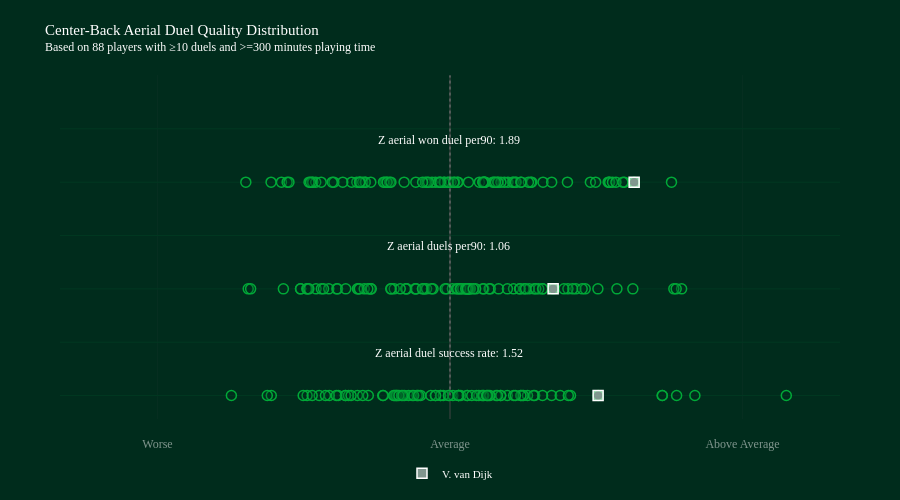

Notebook source saved alongside this figure:
### Code cell
import sys
sys.path.append(str(pathlib.Path().resolve().parents[0]))
from classes.visual import DistributionPlot

metrics = [
    "z_aerial_duel_success_rate",
    "z_aerial_duels_per90",
    "z_aerial_won_duel_per90",
]

# Create distribution plot for z-scores
dist_plot = DistributionPlot(
    columns=metrics,
    labels=["Worse", "Average", "Above Average"]
)

# Add title
dist_plot.add_title(
    title="Center-Back Aerial Duel Quality Distribution",
    subtitle=f"Based on {len(aerial_duel_summary_filt)} players with ≥10 duels and >=300 minutes playing time"
)

# Convert z_scores to dataframe format expected by add_group_data
z_scores_df = z_scores.reset_index()

# Add all players as group data (background distribution)
dist_plot.add_group_data(
    df_plot=z_scores_df,
    plots="",  # No suffix needed since columns are already z-scores
    names=z_scores_df["player.name"],
    legend="All players",
    hover="",
    hover_string=""
)

# Highlight specific player (player.id = 370)
selected_player = z_scores_df[z_scores_df["player.id"] == 370]
if not selected_player.empty:
    player_name = selected_player["player.name"].iloc[0]
    dist_plot.add_data_point(
        ser_plot=selected_player.iloc[0],
        plots="",
        name=player_name,
        hover="",
        hover_string=""
    )

# For Jupyter notebooks, use this to display
dist_plot.fig.show()

### Figure 1 — Plotly figure (JSON) as saved in the notebook; plotly's stock layout.template omitted (floating-point values rounded to 4 significant figures)
{"data": [{"customdata": [1.519, 2.177, 0.7277, -1.466, -1.506, 1.236, 0.7472, 0.3278, -0.09667, 0.09013, 0.8685, -0.3395, -0.9494, 1.042, -1.342, -0.1505, -0.5587, 0.4727, 0.2961, 1.13, -0.008479, 0.1761, 0.5876, 0.5198, -1.146, -1.238, 0.02962, -0.3343, -0.1963, -0.545, -1.277, 2.512, 0.09013, -0.069, -1.072, -0.8379, 0.395, 0.1111, 3.449, 0.5198, -0.5363, 0.1766, -1.833, -0.3873, -0.6898, 0.7949, -0.5683, 0.753, 0.9494, 0.7277, 0.6531, -0.4659, -0.4254, 0.2233, -1.874, -1.414, -0.3005, 0.2727, -1.041, -0.5513, -2.242, -0.09667, 1.214, -0.3726, -0.5782, -0.8949, 0.09013, -1.072, -1.015, 0.4849, 0.347, -0.6846, -0.1475, 0.3379, -0.01608, -0.4978, 0.6707, 0.4093, 0.8565, -1.166, 0.3766, -0.3208, 0.3833, 2.324, 2.177, -0.5237, -0.4827, 0.08336], "hovertemplate": "%{text}<br><extra></extra>", "marker": {"color": "rgba(0, 44, 28, 0.2)", "line": {"color": "rgba(0, 169, 56, 1)", "width": 1.5}, "size": 10}, "mode": "markers", "showlegend": false, "text": ["V. van Dijk", "J. Evans", "M. Keane", "C. Coady", "J. Stephens", "C. Dawson", "A. Cresswell", "H. Maguire", "L. Dunk", "J. Stones", "J. Tarkowski", "J. Vestergaard", "F. Schär", "M. Doherty", "V. Lindelöf", "N. Aké", "B. Davies", "J. Andersen", "D. Burn", "A. Webster", "T. Mings", "J. Bednarek", "J. Lerma", "J. Gomez", "Rúben Dias", "Diego Carlos", "T. Adarabioyo", "W. Faes", "I. Diop", "C. Burgess", "M. Akanji", "J. Bree", "J. Aribo", "T. Chalobah", "N. Mazraoui", "S. Bueno", "M. de Ligt", "K. Danso", "A. Disasi", "I. Konaté", "M. Guéhi", "D. O'Shea", "Pau Torres", "E. Konsa", "M. Senesi", "K. Mavropanos", "C. Romero", "Gabriel Magalhaes", "Igor Julio", "N. Milenković", "E. Pinnock", "C. Bassey", "S. Botman", "N. Collins", "J. Kiwior", "L. Martínez", "L. Thomas", "M. Kilman", "J. Todibo", "M. Lacroix", "L. Woolfenden", "N. Wood", "A. Bella-Kotchap", "C. Richards", "R. Drăgușin", "T. Harwood-Bellis", "W. Fofana", "S. van den Berg", "Morato", "J. Gvardiol", "W. Saliba", "C. Okoli", "I. Zabarnyi", "J. van Hecke", "Toti", "J. O'Brien", "J. Branthwaite", "L. Colwill", "J. Greaves", "J. Quansah", "E. Agbadou", "M. van de Ven", "Murillo", "Y. Mosquera", "A. Khusanov", "A. Gray", "L. Yoro", "Dean Huijsen"], "type": "scatter", "x": [1.519, 2.177, 0.7277, -1.466, -1.506, 1.236, 0.7472, 0.3278, -0.09667, 0.09013, 0.8685, -0.3395, -0.9494, 1.042, -1.342, -0.1505, -0.5587, 0.4727, 0.2961, 1.13, -0.008479, 0.1761, 0.5876, 0.5198, -1.146, -1.238, 0.02962, -0.3343, -0.1963, -0.545, -1.277, 2.512, 0.09013, -0.069, -1.072, -0.8379, 0.395, 0.1111, 3.449, 0.5198, -0.5363, 0.1766, -1.833, -0.3873, -0.6898, 0.7949, -0.5683, 0.753, 0.9494, 0.7277, 0.6531, -0.4659, -0.4254, 0.2233, -1.874, -1.414, -0.3005, 0.2727, -1.041, -0.5513, -2.242, -0.09667, 1.214, -0.3726, -0.5782, -0.8949, 0.09013, -1.072, -1.015, 0.4849, 0.347, -0.6846, -0.1475, 0.3379, -0.01608, -0.4978, 0.6707, 0.4093, 0.8565, -1.166, 0.3766, -0.3208, 0.3833, 2.324, 2.177, -0.5237, -0.4827, 0.08336], "y": [0, 0, 0, 0, 0, 0, 0, 0, 0, 0, 0, 0, 0, 0, 0, 0, 0, 0, 0, 0, 0, 0, 0, 0, 0, 0, 0, 0, 0, 0, 0, 0, 0, 0, 0, 0, 0, 0, 0, 0, 0, 0, 0, 0, 0, 0, 0, 0, 0, 0, 0, 0, 0, 0, 0, 0, 0, 0, 0, 0, 0, 0, 0, 0, 0, 0, 0, 0, 0, 0, 0, 0, 0, 0, 0, 0, 0, 0, 0, 0, 0, 0, 0, 0, 0, 0, 0, 0]}, {"customdata": [1.058, 0.3465, 1.291, -1.533, -2.07, -0.358, -1.532, 0.8633, 0.1592, -1.374, 1.209, -0.5723, 0.4143, 0.188, -0.03307, 0.02468, 2.376, 0.6519, 2.296, 0.06703, 0.9493, 0.401, -0.2626, -0.2685, -0.4426, -1.162, 0.7134, -0.939, -0.6019, 0.2092, -0.4486, -1.469, -0.2405, 0.104, -0.1742, 0.2028, 0.1321, 0.4984, -1.319, 0.5891, 0.7604, 1.875, -0.8148, -1.461, 1.258, 0.1908, 0.9102, 0.1764, -2.045, 0.3375, 1.387, -0.9498, 2.32, 1.517, -1.243, -1.709, -0.88, 1.168, -0.8154, 0.2633, -0.4538, -0.9298, -0.1896, 0.8117, 0.07892, 0.1098, -0.04979, 1.712, -1.297, -0.3472, -0.8075, 0.8806, 0.1805, 0.9512, -0.5104, 0.7186, 0.162, 0.1768, 1.356, -0.3513, -0.2828, 0.2389, -1.153, -0.6076, -1.069, -1.448, -0.8431, 0.7757], "hovertemplate": "%{text}<br><extra></extra>", "marker": {"color": "rgba(0, 44, 28, 0.2)", "line": {"color": "rgba(0, 169, 56, 1)", "width": 1.5}, "size": 10}, "mode": "markers", "showlegend": false, "text": ["V. van Dijk", "J. Evans", "M. Keane", "C. Coady", "J. Stephens", "C. Dawson", "A. Cresswell", "H. Maguire", "L. Dunk", "J. Stones", "J. Tarkowski", "J. Vestergaard", "F. Schär", "M. Doherty", "V. Lindelöf", "N. Aké", "B. Davies", "J. Andersen", "D. Burn", "A. Webster", "T. Mings", "J. Bednarek", "J. Lerma", "J. Gomez", "Rúben Dias", "Diego Carlos", "T. Adarabioyo", "W. Faes", "I. Diop", "C. Burgess", "M. Akanji", "J. Bree", "J. Aribo", "T. Chalobah", "N. Mazraoui", "S. Bueno", "M. de Ligt", "K. Danso", "A. Disasi", "I. Konaté", "M. Guéhi", "D. O'Shea", "Pau Torres", "E. Konsa", "M. Senesi", "K. Mavropanos", "C. Romero", "Gabriel Magalhaes", "Igor Julio", "N. Milenković", "E. Pinnock", "C. Bassey", "S. Botman", "N. Collins", "J. Kiwior", "L. Martínez", "L. Thomas", "M. Kilman", "J. Todibo", "M. Lacroix", "L. Woolfenden", "N. Wood", "A. Bella-Kotchap", "C. Richards", "R. Drăgușin", "T. Harwood-Bellis", "W. Fofana", "S. van den Berg", "Morato", "J. Gvardiol", "W. Saliba", "C. Okoli", "I. Zabarnyi", "J. van Hecke", "Toti", "J. O'Brien", "J. Branthwaite", "L. Colwill", "J. Greaves", "J. Quansah", "E. Agbadou", "M. van de Ven", "Murillo", "Y. Mosquera", "A. Khusanov", "A. Gray", "L. Yoro", "Dean Huijsen"], "type": "scatter", "x": [1.058, 0.3465, 1.291, -1.533, -2.07, -0.358, -1.532, 0.8633, 0.1592, -1.374, 1.209, -0.5723, 0.4143, 0.188, -0.03307, 0.02468, 2.376, 0.6519, 2.296, 0.06703, 0.9493, 0.401, -0.2626, -0.2685, -0.4426, -1.162, 0.7134, -0.939, -0.6019, 0.2092, -0.4486, -1.469, -0.2405, 0.104, -0.1742, 0.2028, 0.1321, 0.4984, -1.319, 0.5891, 0.7604, 1.875, -0.8148, -1.461, 1.258, 0.1908, 0.9102, 0.1764, -2.045, 0.3375, 1.387, -0.9498, 2.32, 1.517, -1.243, -1.709, -0.88, 1.168, -0.8154, 0.2633, -0.4538, -0.9298, -0.1896, 0.8117, 0.07892, 0.1098, -0.04979, 1.712, -1.297, -0.3472, -0.8075, 0.8806, 0.1805, 0.9512, -0.5104, 0.7186, 0.162, 0.1768, 1.356, -0.3513, -0.2828, 0.2389, -1.153, -0.6076, -1.069, -1.448, -0.8431, 0.7757], "y": [1, 1, 1, 1, 1, 1, 1, 1, 1, 1, 1, 1, 1, 1, 1, 1, 1, 1, 1, 1, 1, 1, 1, 1, 1, 1, 1, 1, 1, 1, 1, 1, 1, 1, 1, 1, 1, 1, 1, 1, 1, 1, 1, 1, 1, 1, 1, 1, 1, 1, 1, 1, 1, 1, 1, 1, 1, 1, 1, 1, 1, 1, 1, 1, 1, 1, 1, 1, 1, 1, 1, 1, 1, 1, 1, 1, 1, 1, 1, 1, 1, 1, 1, 1, 1, 1, 1, 1]}, {"customdata": [1.889, 1.44, 1.622, -1.729, -2.094, 0.1891, -1.191, 0.9542, 0.08293, -1.207, 1.633, -0.6505, -0.1501, 0.6787, -0.6676, -0.06027, 1.638, 0.8385, 2.272, 0.5947, 0.828, 0.4397, 0.01068, -0.02437, -0.8697, -1.413, 0.6407, -0.956, -0.6205, -0.09934, -0.9271, -0.6819, -0.1849, 0.04825, -0.6443, -0.2519, 0.3014, 0.4933, -0.2349, 0.8046, 0.3506, 1.789, -1.377, -1.407, 0.6511, 0.5576, 0.4522, 0.5222, -1.67, 0.6703, 1.666, -1.009, 1.702, 1.494, -1.652, -1.835, -0.895, 1.204, -1.1, -0.05888, -1.321, -0.8691, 0.3602, 0.4894, -0.2205, -0.3507, -0.01284, 0.7287, -1.446, -0.1151, -0.6062, 0.358, 0.07614, 1.043, -0.4705, 0.3391, 0.4669, 0.3509, 1.773, -0.8124, -0.09982, 0.03866, -0.9208, 0.3363, -0.2809, -1.431, -0.927, 0.728], "hovertemplate": "%{text}<br><extra></extra>", "marker": {"color": "rgba(0, 44, 28, 0.2)", "line": {"color": "rgba(0, 169, 56, 1)", "width": 1.5}, "size": 10}, "mode": "markers", "showlegend": false, "text": ["V. van Dijk", "J. Evans", "M. Keane", "C. Coady", "J. Stephens", "C. Dawson", "A. Cresswell", "H. Maguire", "L. Dunk", "J. Stones", "J. Tarkowski", "J. Vestergaard", "F. Schär", "M. Doherty", "V. Lindelöf", "N. Aké", "B. Davies", "J. Andersen", "D. Burn", "A. Webster", "T. Mings", "J. Bednarek", "J. Lerma", "J. Gomez", "Rúben Dias", "Diego Carlos", "T. Adarabioyo", "W. Faes", "I. Diop", "C. Burgess", "M. Akanji", "J. Bree", "J. Aribo", "T. Chalobah", "N. Mazraoui", "S. Bueno", "M. de Ligt", "K. Danso", "A. Disasi", "I. Konaté", "M. Guéhi", "D. O'Shea", "Pau Torres", "E. Konsa", "M. Senesi", "K. Mavropanos", "C. Romero", "Gabriel Magalhaes", "Igor Julio", "N. Milenković", "E. Pinnock", "C. Bassey", "S. Botman", "N. Collins", "J. Kiwior", "L. Martínez", "L. Thomas", "M. Kilman", "J. Todibo", "M. Lacroix", "L. Woolfenden", "N. Wood", "A. Bella-Kotchap", "C. Richards", "R. Drăgușin", "T. Harwood-Bellis", "W. Fofana", "S. van den Berg", "Morato", "J. Gvardiol", "W. Saliba", "C. Okoli", "I. Zabarnyi", "J. van Hecke", "Toti", "J. O'Brien", "J. Branthwaite", "L. Colwill", "J. Greaves", "J. Quansah", "E. Agbadou", "M. van de Ven", "Murillo", "Y. Mosquera", "A. Khusanov", "A. Gray", "L. Yoro", "Dean Huijsen"], "type": "scatter", "x": [1.889, 1.44, 1.622, -1.729, -2.094, 0.1891, -1.191, 0.9542, 0.08293, -1.207, 1.633, -0.6505, -0.1501, 0.6787, -0.6676, -0.06027, 1.638, 0.8385, 2.272, 0.5947, 0.828, 0.4397, 0.01068, -0.02437, -0.8697, -1.413, 0.6407, -0.956, -0.6205, -0.09934, -0.9271, -0.6819, -0.1849, 0.04825, -0.6443, -0.2519, 0.3014, 0.4933, -0.2349, 0.8046, 0.3506, 1.789, -1.377, -1.407, 0.6511, 0.5576, 0.4522, 0.5222, -1.67, 0.6703, 1.666, -1.009, 1.702, 1.494, -1.652, -1.835, -0.895, 1.204, -1.1, -0.05888, -1.321, -0.8691, 0.3602, 0.4894, -0.2205, -0.3507, -0.01284, 0.7287, -1.446, -0.1151, -0.6062, 0.358, 0.07614, 1.043, -0.4705, 0.3391, 0.4669, 0.3509, 1.773, -0.8124, -0.09982, 0.03866, -0.9208, 0.3363, -0.2809, -1.431, -0.927, 0.728], "y": [2, 2, 2, 2, 2, 2, 2, 2, 2, 2, 2, 2, 2, 2, 2, 2, 2, 2, 2, 2, 2, 2, 2, 2, 2, 2, 2, 2, 2, 2, 2, 2, 2, 2, 2, 2, 2, 2, 2, 2, 2, 2, 2, 2, 2, 2, 2, 2, 2, 2, 2, 2, 2, 2, 2, 2, 2, 2, 2, 2, 2, 2, 2, 2, 2, 2, 2, 2, 2, 2, 2, 2, 2, 2, 2, 2, 2, 2, 2, 2, 2, 2, 2, 2, 2, 2, 2, 2]}, {"customdata": [1.519], "hovertemplate": "%{text}<br><extra></extra>", "marker": {"color": "rgba(255, 255, 255, 0.5)", "line": {"color": "rgba(255, 255, 255, 1)", "width": 1.5}, "size": 10, "symbol": "square"}, "mode": "markers", "name": "V. van Dijk", "showlegend": true, "text": ["V. van Dijk"], "type": "scatter", "x": [1.519], "y": [0]}, {"customdata": [1.058], "hovertemplate": "%{text}<br><extra></extra>", "marker": {"color": "rgba(255, 255, 255, 0.5)", "line": {"color": "rgba(255, 255, 255, 1)", "width": 1.5}, "size": 10, "symbol": "square"}, "mode": "markers", "name": "V. van Dijk", "showlegend": false, "text": ["V. van Dijk"], "type": "scatter", "x": [1.058], "y": [1]}, {"customdata": [1.889], "hovertemplate": "%{text}<br><extra></extra>", "marker": {"color": "rgba(255, 255, 255, 0.5)", "line": {"color": "rgba(255, 255, 255, 1)", "width": 1.5}, "size": 10, "symbol": "square"}, "mode": "markers", "name": "V. van Dijk", "showlegend": false, "text": ["V. van Dijk"], "type": "scatter", "x": [1.889], "y": [2]}], "layout": {"annotations": [{"font": {"color": "rgba(255, 255, 255, 1)", "family": "Gilroy-Light", "size": 12}, "showarrow": false, "text": "<span style=''>Z aerial duel success rate: 1.52 </span>", "x": 0, "y": 0.4}, {"font": {"color": "rgba(255, 255, 255, 1)", "family": "Gilroy-Light", "size": 12}, "showarrow": false, "text": "<span style=''>Z aerial duels per90: 1.06 </span>", "x": 0, "y": 1.4}, {"font": {"color": "rgba(255, 255, 255, 1)", "family": "Gilroy-Light", "size": 12}, "showarrow": false, "text": "<span style=''>Z aerial won duel per90: 1.89 </span>", "x": 0, "y": 2.4}], "autosize": true, "height": 500, "legend": {"font": {"color": "rgba(255, 255, 255, 1)", "family": "Gilroy-Light", "size": 11}, "itemclick": false, "itemdoubleclick": false, "orientation": "h", "valign": "middle", "x": 0.5, "xanchor": "center", "y": -0.2, "yanchor": "bottom"}, "margin": {"b": 70, "l": 60, "pad": 16, "r": 60, "t": 75}, "paper_bgcolor": "rgba(0, 44, 28, 1)", "plot_bgcolor": "rgba(0, 44, 28, 1)", "shapes": [{"line": {"color": "gray", "dash": "dot", "width": 1}, "type": "line", "x0": 0, "x1": 0, "y0": 0, "y1": 3}], "title": {"font": {"color": "rgba(255, 255, 255, 1)", "family": "Gilroy-Medium", "size": 12}, "text": "<span style='font-size: 15.0px'>Center-Back Aerial Duel Quality Distribution</span><br>Based on 88 players with ≥10 duels and >=300 minutes playing time", "x": 0.05, "xanchor": "left", "y": 0.93, "yanchor": "top"}, "xaxis": {"fixedrange": true, "range": [-4, 4], "tickfont": {"color": "rgba(255, 255, 255, 0.5)", "family": "Gilroy-Light", "size": 12}, "tickmode": "array", "ticktext": ["Worse", "Average", "Above Average"], "tickvals": [-3, 0, 3]}, "yaxis": {"fixedrange": true, "gridcolor": "rgba(0, 56, 33, 1)", "showticklabels": false, "zerolinecolor": "rgba(0, 56, 33, 1)"}}}
